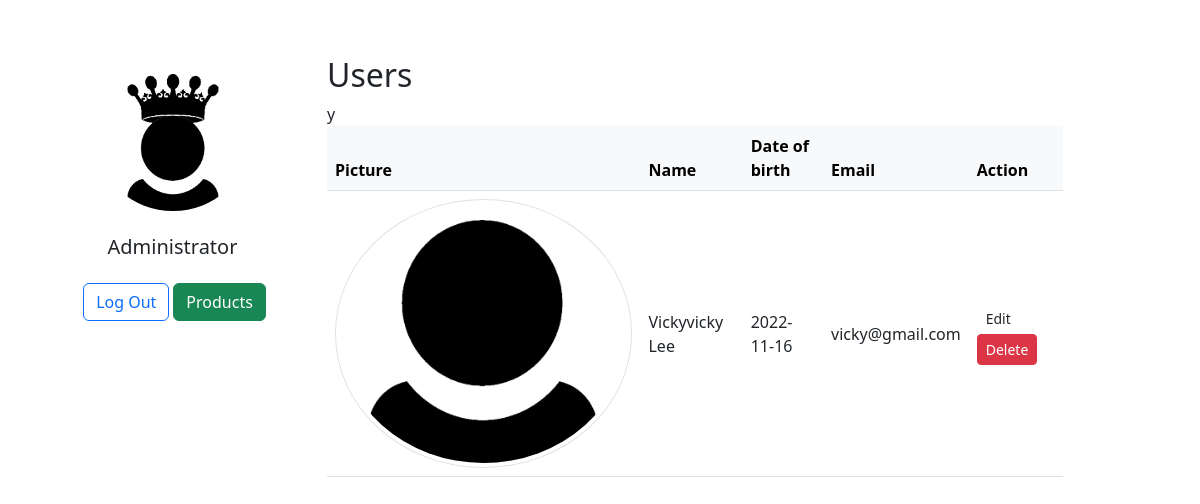
The app's page /dashboard.php (signed in) with its own data.
### tables this page shows
CREATE TABLE `users` (
  `user_id` int(11) NOT NULL,
  `first_name` varchar(255) NOT NULL,
  `last_name` varchar(255) NOT NULL,
  `password` varchar(255) NOT NULL,
  `date_of_birth` varchar(255) NOT NULL,
  `email` varchar(255) NOT NULL,
  `picture` varchar(255) NOT NULL,
  `status` varchar(4) NOT NULL DEFAULT 'user'
);

### dashboard.php (the view, shortened to what this page needs)
<?php
require_once 'components/db_connect.php';
$status = 'adm';
$sql = "SELECT * FROM users WHERE status != '$status'";
$result = mysqli_query($conn, $sql);
$tbody = '';
if ($result->num_rows > 0) {
    while ($row = $result->fetch_array(MYSQLI_ASSOC)) {
        $tbody .= "<tr>
            <td><img class='img-thumbnail rounded-circle' src='pictures/" . $row['picture'] . "' alt=" . $row['first_name'] . "></td>
            <td>" . $row['first_name'] . " " . $row['last_name'] . "</td>
            <td>" . $row['date_of_birth'] . "</td>
            <td>" . $row['email'] . "</td>y
            <td><a href='update.php?id=" . $row['user_id'] . "'><button class='btn btn-primar btn-sm' type='button'>Edit</button></a>
            <a href='delete.php?id=" . $row['user_id'] . "'><button class='btn btn-danger btn-sm' type='button'>Delete</button></a></td>
         </tr>";
    }
} else {
    $tbody = "<tr><td colspan='5'><center>No Data Available </center></td></tr>";
}
?>
<!DOCTYPE html>
<html lang="en">
<head>
    <?php require_once 'components/boot.php' ?>
</head>
<body>
    <div class="container py-5">
        <div class="row">
            <div class="col-lg-3 my-4">
                <div class="card-body text-center">
                    <img src="pictures/admavatar.png" alt=" avatar" class="rounded-circle img-fluid" style="width: 150px;">
                    <h5 class="my-4">Administrator</h5>
                    <div class="d-flex justify-content-center mb-2">
                        <a class="btn btn-outline-primary ms-1" href="logout.php?logout">Log Out</a>
                        <a class="btn btn-success ms-1" href="products/index.php">Products</a>
                    </div>
                </div>
            </div>
            <div class="col-lg-8 mt-2">
                <p class='h2'>Users</p>
                <table class='table align-middle mb-0 bg-white'>
                    <thead class='table-light'>
                        <tr>
                            <th>Picture</th>
                            <th>Name</th>
                            <th>Date of birth</th>
                            <th>Email</th>
                            <th>Action</th>
                        </tr>
                    </thead>
                    <tbody>
                    <?= $tbody ?>
                    </tbody>
                </table>
            </div>
        </div>
    </div>
</body>
</html>

### components/boot.php (shortened to what this page needs)
<link href="https://cdn.jsdelivr.net/npm/bootstrap@5.2.2/dist/css/bootstrap.min.css" rel="stylesheet">
<link rel="stylesheet" href="https://use.fontawesome.com/releases/v6.2.0/css/all.css" />

### records on screen
users: picture (placeholder picture), first_name "Vickyvicky", last_name "Lee", date_of_birth "2022-11-16", email "vicky@gmail.com"
